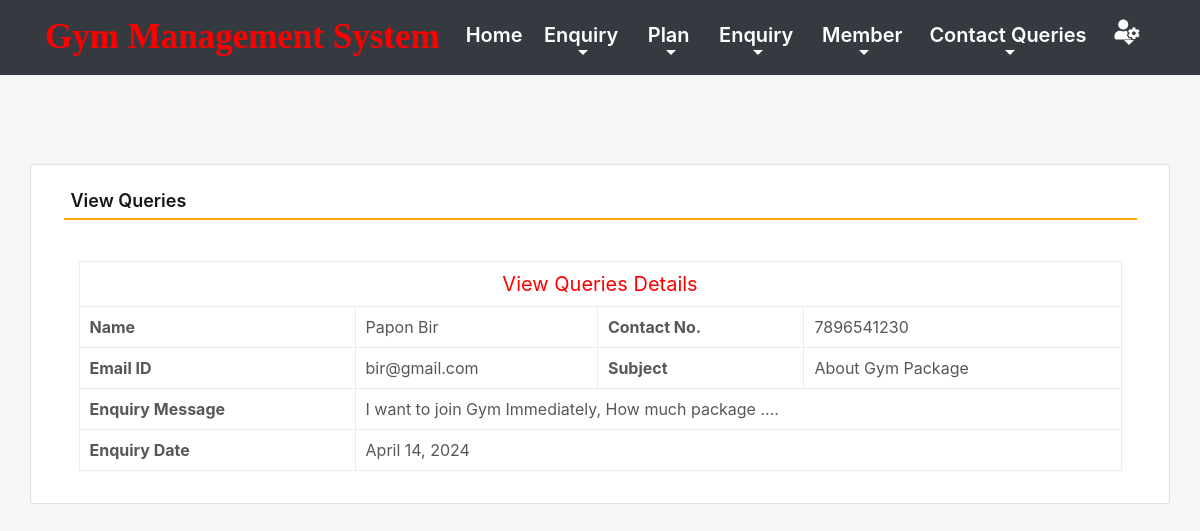
The page /view_queries/1 (signed in) on the database its author committed.
### gym/models.py (models this page shows, shortened)
class Contact(models.Model):
    name = models.CharField(max_length=100, null=True)
    emailid = models.CharField(max_length=50, null=True)
    contact = models.CharField(max_length=15, null=True)
    subject = models.CharField(max_length=100, null=True)
    message = models.CharField(max_length=300, null=True)
    msgdate = models.DateField(null=True)
    isread = models.CharField(max_length=10,null=True)

### gym/views.py (the view)
# urls.py: path('view_queries/<int:pid>', view_queries, name='view_queries'),
def view_queries(request,pid):
    if not request.user.is_authenticated:
        return redirect('admin_login')
    contact = Contact.objects.get(id=pid)
    contact.isread = "yes"
    contact.save()
    return render(request,'view_queries.html', locals())

### gym/templates/view_queries.html (shortened to what this page needs)
{% include 'admin_nav.html' %}
{% load static %}
{% block main %}
<html lang="en" class="no-focus">
 <link rel="stylesheet" id="css-main" href="{% static 'css1/codebase.min.css' %}">
 <br><br><br><br>
	<div class="container card shadow mt-5">
		<div class="card-body">
			<h5 class="p-2" style="border-bottom: 2px solid orange">View Queries</h5>
             <br>
			<div class="container-fluid">
            <table class="table table-bordered">
                                <tr align="center">
                                    <td colspan="4" style="font-size : 20px; color : red"> View Queries Details</td>
                                </tr>
                                <tr>
                                    <th>Name</th>
                                    <td>{{contact.name}}</td>
                                    <th>Contact No.</th>
                                    <td>{{contact.contact}}</td>
                                </tr>
                                <tr>
                                    <th>Email ID</th>
                                    <td>{{contact.emailid}}</td>
                                    <th>Subject</th>
                                    <td>{{contact.subject}}</td>
                                </tr>
                                <tr>
                                    <th>Enquiry Message</th>
                                    <td colspan="3">{{contact.message}}</td>
                                </tr>
                                <tr>
                                    <th>Enquiry Date</th>
                                    <td colspan="3">{{contact.msgdate}}</td>
                                </tr>
                            </table>
 			</div>
        </div>
    </div>
        <link rel="stylesheet" href="https://use.fontawesome.com/releases/v5.6.3/css/all.css">
 </html>
{% endblock %}

### rows shown on the page
Contact: name "Papon Bir", contact "7896541230", emailid "bir@gmail.com", subject "About Gym Package", message "I want to join Gym Immediately, How much package ....", msgdate "April 14, 2024"
